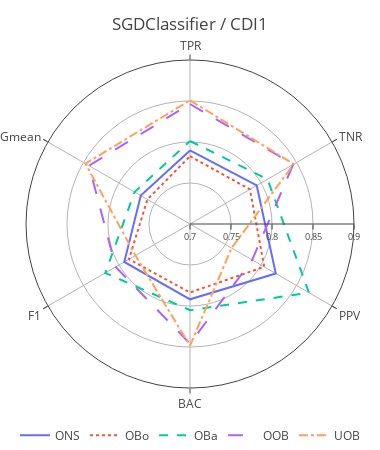

The notebook cell saved with this chart:
### Code cell
def draw_polar_px(df: pd.DataFrame, base, stream):
    _df = df.groupby(by=['base', 'stream', 'ensemble'], group_keys=False).mean()
    _df = _df.loc[base, stream].drop(['rst'], axis=1)
    _title = f'{base} / {STREAMS_NAMES[stream]}'
    _metric_values = []
    _metric_names = []
    _ensembles = []
    for metric_name, scores in _df.to_dict().items():
        for ensemble, metric_value in list(sorted(scores.items())):
            _metric_values.append(metric_value)
            _metric_names.append(METRIC_SS[metric_name])
            _ensembles.append(ENSEMBLES_NAMES_SHORT[ensemble])
    _plot_data = pd.DataFrame({'value': _metric_values, 'variable': _metric_names, 'group': _ensembles})
    fig = px.line_polar(data_frame=_plot_data,
                        r='value',
                        theta='variable',
                        color='group',
                        line_dash='group',
                        line_close=True,
                        range_r=[.7, .9],
                        title=_title,
                        category_orders=dict(variable=list(METRIC_SS.values()),
                                             group=list(ENSEMBLES_NAMES_SHORT.values())),
                        width=WIDTH,
                        height=HEIGHT)
    fig.update_polars(radialaxis=dict(
                          tickfont=dict(
                              size=9
                          )
                      ))
    fig.update_layout(legend=dict(orientation='h',
                                  xanchor='center',
                                  x=.5,
                                  title=None),
                      title=dict(automargin=False),
                      template='gridon',
                      polar=dict(gridshape='circular'),
                      margin=dict(r=0, l=0, t=60, b=0))

    return fig


draw_polar_px(all_data, 'SGDClassifier', 'cdi__w2_4_0,9')

### Figure 1 — Plotly figure (JSON) as saved in the notebook; plotly's stock layout.template omitted (floating-point values rounded to 4 significant figures)
{"data": [{"hovertemplate": "group=ONS<br>value=%{r}<br>variable=%{theta}<extra></extra>", "legendgroup": "ONS", "line": {"color": "#636efa", "dash": "solid"}, "marker": {"symbol": "circle"}, "mode": "lines", "name": "ONS", "r": [0.7897, 0.794, 0.8208, 0.7918, 0.7926, 0.7693, 0.7897], "showlegend": true, "subplot": "polar", "theta": ["TPR", "TNR", "PPV", "BAC", "F1", "Gmean", "TPR"], "type": "scatterpolar"}, {"hovertemplate": "group=OBo<br>value=%{r}<br>variable=%{theta}<extra></extra>", "legendgroup": "OBo", "line": {"color": "#EF553B", "dash": "dot"}, "marker": {"symbol": "circle"}, "mode": "lines", "name": "OBo", "r": [0.7827, 0.7844, 0.8045, 0.7835, 0.7859, 0.76, 0.7827], "showlegend": true, "subplot": "polar", "theta": ["TPR", "TNR", "PPV", "BAC", "F1", "Gmean", "TPR"], "type": "scatterpolar"}, {"hovertemplate": "group=OBa<br>value=%{r}<br>variable=%{theta}<extra></extra>", "legendgroup": "OBa", "line": {"color": "#00cc96", "dash": "dash"}, "marker": {"symbol": "circle"}, "mode": "lines", "name": "OBa", "r": [0.8012, 0.8092, 0.8676, 0.8052, 0.8193, 0.778, 0.8012], "showlegend": true, "subplot": "polar", "theta": ["TPR", "TNR", "PPV", "BAC", "F1", "Gmean", "TPR"], "type": "scatterpolar"}, {"hovertemplate": "group=OOB<br>value=%{r}<br>variable=%{theta}<extra></extra>", "legendgroup": "OOB", "line": {"color": "#ab63fa", "dash": "longdash"}, "marker": {"symbol": "circle"}, "mode": "lines", "name": "OOB", "r": [0.8463, 0.8454, 0.7875, 0.8459, 0.8047, 0.8423, 0.8463], "showlegend": true, "subplot": "polar", "theta": ["TPR", "TNR", "PPV", "BAC", "F1", "Gmean", "TPR"], "type": "scatterpolar"}, {"hovertemplate": "group=UOB<br>value=%{r}<br>variable=%{theta}<extra></extra>", "legendgroup": "UOB", "line": {"color": "#FFA15A", "dash": "dashdot"}, "marker": {"symbol": "circle"}, "mode": "lines", "name": "UOB", "r": [0.8508, 0.8461, 0.7586, 0.8484, 0.7768, 0.8472, 0.8508], "showlegend": true, "subplot": "polar", "theta": ["TPR", "TNR", "PPV", "BAC", "F1", "Gmean", "TPR"], "type": "scatterpolar"}], "layout": {"polar": {"domain": {"x": [0.0, 1.0], "y": [0.0, 1.0]}, "angularaxis": {"direction": "clockwise", "rotation": 90, "categoryorder": "array", "categoryarray": ["TPR", "TNR", "PPV", "BAC", "F1", "Gmean"]}, "radialaxis": {"range": [0.7, 0.9], "tickfont": {"size": 9}}, "gridshape": "circular"}, "legend": {"title": {}, "tracegroupgap": 0, "orientation": "h", "xanchor": "center", "x": 0.5}, "title": {"text": "SGDClassifier / CDI1", "automargin": false}, "height": 450, "width": 380, "margin": {"r": 0, "l": 0, "t": 60, "b": 0}}}
